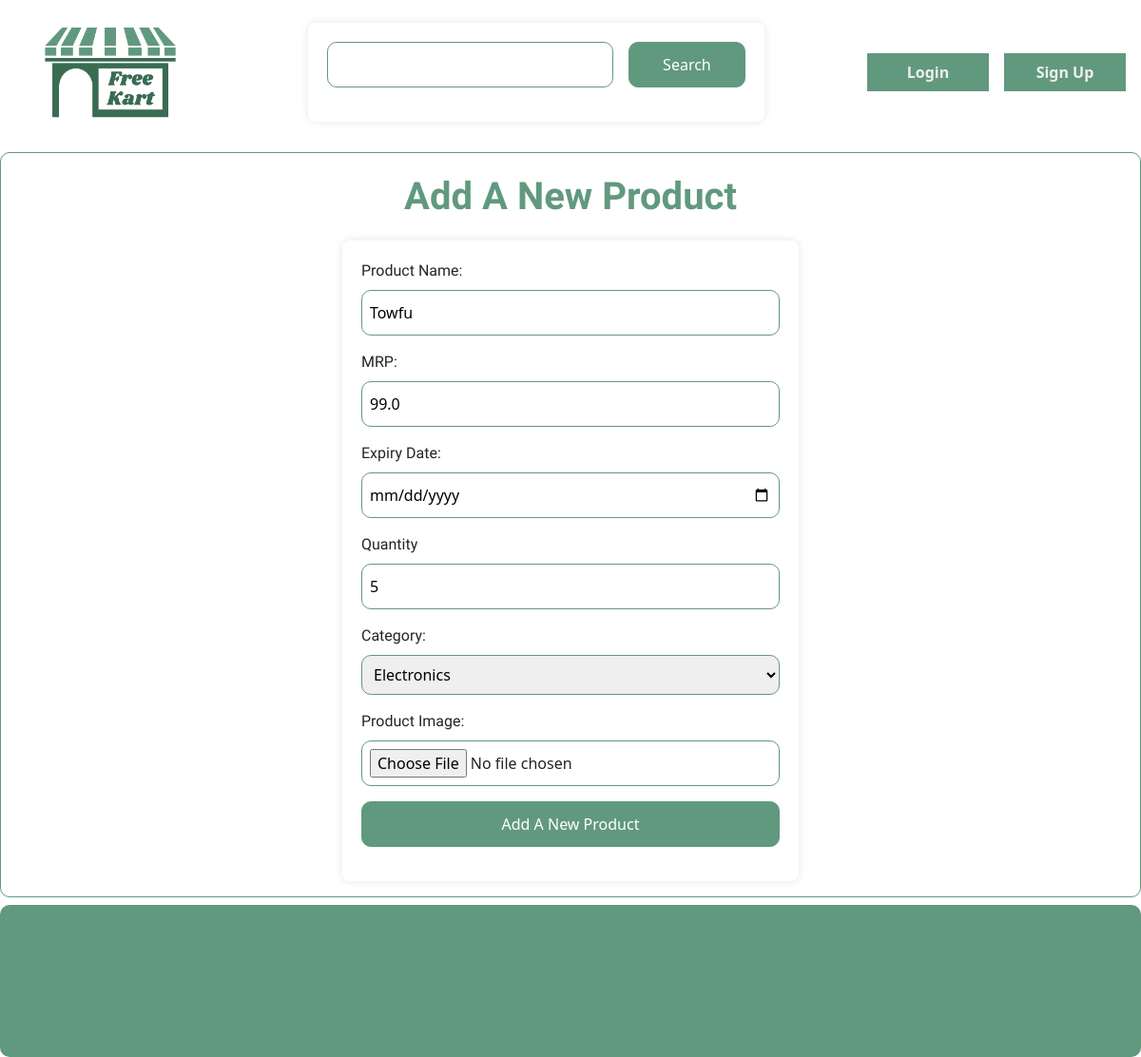
Before: /dashboard/edit/1 (signed in) with the older database file.
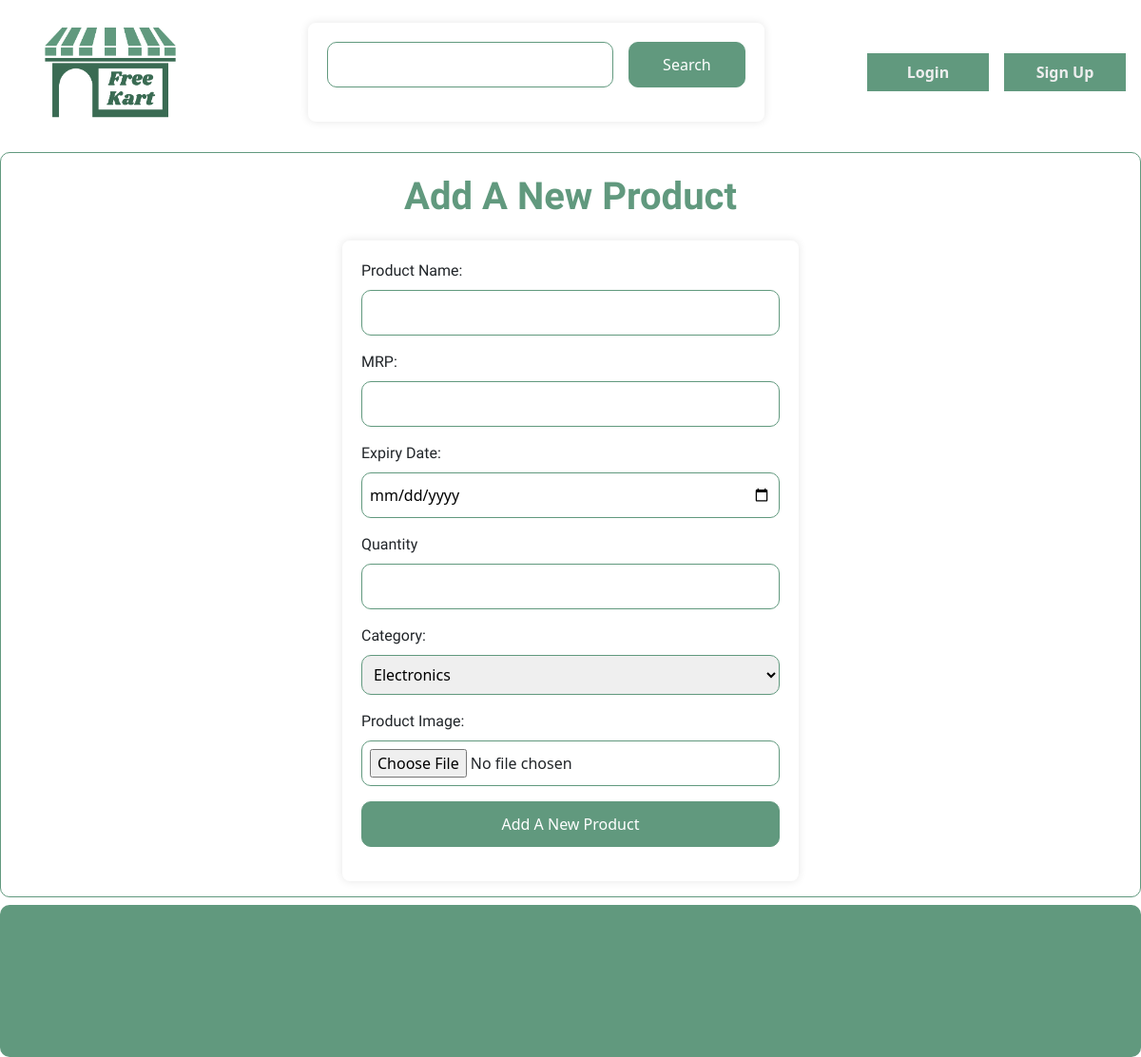
After: the same page with the newer database file.
### models.py (models this page shows, shortened)
class Product(db.Model):
    __tablename__ = "products"
    id = db.Column(db.Integer, primary_key=True, autoincrement=True)
    expiry = db.Column(db.DateTime, nullable=False)
    pic = db.Column(db.String(50), nullable=False, default="")
    name = db.Column(db.String(50), nullable=False)
    quantity = db.Column(db.Integer, nullable=False)
    price = db.Column(db.Float, nullable=False)
    category = db.Column(db.String(25), nullable=False)
    seller_id = db.Column(db.Integer, db.ForeignKey('sellers.id'), nullable=False)

### routes/core.py (the view)
@core.route("/dashboard/edit/<int:id>")
def edit_product(id):
    seller = auth_seller()
    if not seller:
        return '',404
    product = Product.query.get(id)
    return render_template("edit.html", seller=seller, product=product)

### routes/core.py (called while the page is built)
def auth_seller():
    if 'user_id' not in session or 'type' not in session or session['type'] != 'seller':
        return None
    seller = Seller.query.get(session['user_id'])
    if not seller:
        return None
    return seller

### templates/edit.html (shortened to what this page needs)
{% extends "base.html" %}
{% block head %}
<link rel="stylesheet" href="{{
    url_for('static', filename = 'css/add.css')
}}">
{% endblock %}
{% block content %}
    <div class="display">
        <div class="heading">
           Add A New Product
        </div>
        <div class="products">
          <form action="/submit" id="addForm" enctype="multipart/form-data">
              <label for="productName">Product Name:</label>
              <input type="text" value="{{ product.name }}" id="productName" name="name" required><br>
              <label for="mrp">MRP:</label>
      <input type="number" id="mrp" value="{{ product.price }}" name="price" required><br>
              <label for="expiry">Expiry Date:</label>
      <input type="date" id="expiry" value="{{ product.expiry }}" name="expiry" required><br>
              <label for="quantity">Quantity</label>
      <input type="number" id="quantity" value="{{product.quantity}}" name="quantity" required><br>
              <label for="category">Category:</label>
              <select id="category" name="category" required>
                  <option value="electronics">Electronics</option>
              </select><br>
              <label for="pic">Product Image:</label>
              <input type="file" id="pic" name="pic" accept="image/*" required><br>
              <input type="submit" value="Add A New Product">
          </form>
        </div>
    </div>
{% endblock %}

Changed rows visible on the page:
removed Product: name "Towfu", price "99.0", quantity "5"
